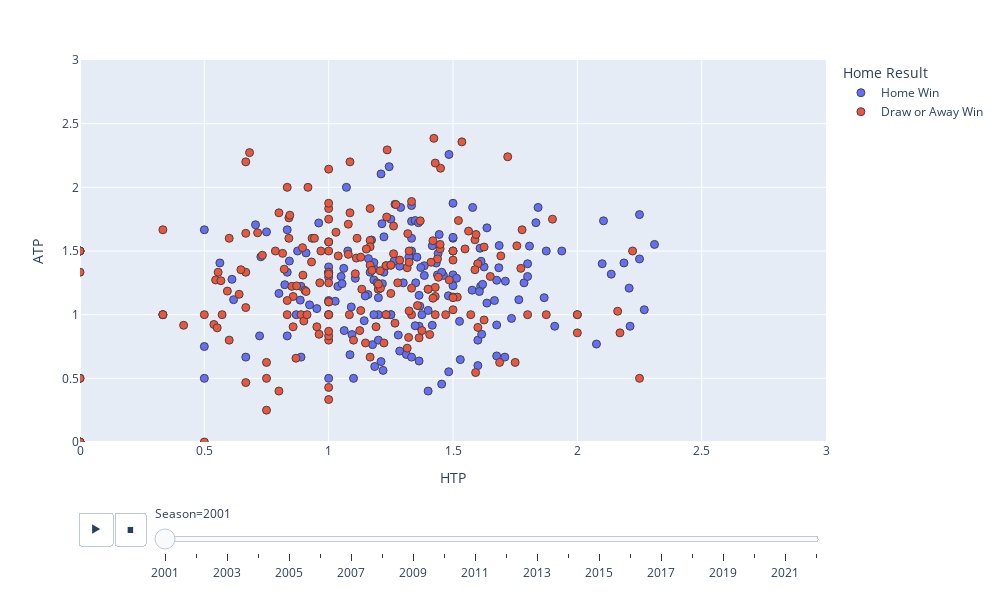

Notebook source saved alongside this figure:
### Code cell
make_scatter(df = stats_df, x='HTP',y='ATP', animation_frame='Season',hover_name='HomeTeam', color='Home Result')

### Figure 1 — Plotly figure (JSON) as saved in the notebook; plotly's stock layout.template omitted (floating-point values rounded to 4 significant figures; data arrays with more than 128 entries replaced by an {"elided": "..."} marker saying what was removed)
{"data": [{"hovertemplate": "<b>%{hovertext}</b><br><br>Home Result=Home Win<br>Season=2001<br>HTP=%{x}<br>ATP=%{y}<extra></extra>", "hovertext": {"elided": "184 str values"}, "legendgroup": "Home Win", "marker": {"color": "#636efa", "line": {"width": 1}, "size": 8, "symbol": "circle"}, "mode": "markers", "name": "Home Win", "orientation": "v", "showlegend": true, "type": "scatter", "x": {"elided": "184 float values"}, "xaxis": "x", "y": {"elided": "184 float values"}, "yaxis": "y"}, {"hovertemplate": "<b>%{hovertext}</b><br><br>Home Result=Draw or Away Win<br>Season=2001<br>HTP=%{x}<br>ATP=%{y}<extra></extra>", "hovertext": {"elided": "196 str values"}, "legendgroup": "Draw or Away Win", "marker": {"color": "#EF553B", "line": {"width": 1}, "size": 8, "symbol": "circle"}, "mode": "markers", "name": "Draw or Away Win", "orientation": "v", "showlegend": true, "type": "scatter", "x": {"elided": "196 float values"}, "xaxis": "x", "y": {"elided": "196 float values"}, "yaxis": "y"}], "layout": {"height": 600, "legend": {"title": {"text": "Home Result"}, "tracegroupgap": 0}, "margin": {"t": 60}, "sliders": [{"active": 0, "currentvalue": {"prefix": "Season="}, "len": 0.9, "pad": {"b": 10, "t": 60}, "steps": [{"args": [["2001"], {"frame": {"duration": 0, "redraw": false}, "fromcurrent": true, "mode": "immediate", "transition": {"duration": 0, "easing": "linear"}}], "label": "2001", "method": "animate"}, {"args": [["2002"], {"frame": {"duration": 0, "redraw": false}, "fromcurrent": true, "mode": "immediate", "transition": {"duration": 0, "easing": "linear"}}], "label": "2002", "method": "animate"}, {"args": [["2003"], {"frame": {"duration": 0, "redraw": false}, "fromcurrent": true, "mode": "immediate", "transition": {"duration": 0, "easing": "linear"}}], "label": "2003", "method": "animate"}, {"args": [["2004"], {"frame": {"duration": 0, "redraw": false}, "fromcurrent": true, "mode": "immediate", "transition": {"duration": 0, "easing": "linear"}}], "label": "2004", "method": "animate"}, {"args": [["2005"], {"frame": {"duration": 0, "redraw": false}, "fromcurrent": true, "mode": "immediate", "transition": {"duration": 0, "easing": "linear"}}], "label": "2005", "method": "animate"}, {"args": [["2006"], {"frame": {"duration": 0, "redraw": false}, "fromcurrent": true, "mode": "immediate", "transition": {"duration": 0, "easing": "linear"}}], "label": "2006", "method": "animate"}, {"args": [["2007"], {"frame": {"duration": 0, "redraw": false}, "fromcurrent": true, "mode": "immediate", "transition": {"duration": 0, "easing": "linear"}}], "label": "2007", "method": "animate"}, {"args": [["2008"], {"frame": {"duration": 0, "redraw": false}, "fromcurrent": true, "mode": "immediate", "transition": {"duration": 0, "easing": "linear"}}], "label": "2008", "method": "animate"}, {"args": [["2009"], {"frame": {"duration": 0, "redraw": false}, "fromcurrent": true, "mode": "immediate", "transition": {"duration": 0, "easing": "linear"}}], "label": "2009", "method": "animate"}, {"args": [["2010"], {"frame": {"duration": 0, "redraw": false}, "fromcurrent": true, "mode": "immediate", "transition": {"duration": 0, "easing": "linear"}}], "label": "2010", "method": "animate"}, {"args": [["2011"], {"frame": {"duration": 0, "redraw": false}, "fromcurrent": true, "mode": "immediate", "transition": {"duration": 0, "easing": "linear"}}], "label": "2011", "method": "animate"}, {"args": [["2012"], {"frame": {"duration": 0, "redraw": false}, "fromcurrent": true, "mode": "immediate", "transition": {"duration": 0, "easing": "linear"}}], "label": "2012", "method": "animate"}, {"args": [["2013"], {"frame": {"duration": 0, "redraw": false}, "fromcurrent": true, "mode": "immediate", "transition": {"duration": 0, "easing": "linear"}}], "label": "2013", "method": "animate"}, {"args": [["2014"], {"frame": {"duration": 0, "redraw": false}, "fromcurrent": true, "mode": "immediate", "transition": {"duration": 0, "easing": "linear"}}], "label": "2014", "method": "animate"}, {"args": [["2015"], {"frame": {"duration": 0, "redraw": false}, "fromcurrent": true, "mode": "immediate", "transition": {"duration": 0, "easing": "linear"}}], "label": "2015", "method": "animate"}, {"args": [["2016"], {"frame": {"duration": 0, "redraw": false}, "fromcurrent": true, "mode": "immediate", "transition": {"duration": 0, "easing": "linear"}}], "label": "2016", "method": "animate"}, {"args": [["2017"], {"frame": {"duration": 0, "redraw": false}, "fromcurrent": true, "mode": "immediate", "transition": {"duration": 0, "easing": "linear"}}], "label": "2017", "method": "animate"}, {"args": [["2018"], {"frame": {"duration": 0, "redraw": false}, "fromcurrent": true, "mode": "immediate", "transition": {"duration": 0, "easing": "linear"}}], "label": "2018", "method": "animate"}, {"args": [["2019"], {"frame": {"duration": 0, "redraw": false}, "fromcurrent": true, "mode": "immediate", "transition": {"duration": 0, "easing": "linear"}}], "label": "2019", "method": "animate"}, {"args": [["2020"], {"frame": {"duration": 0, "redraw": false}, "fromcurrent": true, "mode": "immediate", "transition": {"duration": 0, "easing": "linear"}}], "label": "2020", "method": "animate"}, {"args": [["2021"], {"frame": {"duration": 0, "redraw": false}, "fromcurrent": true, "mode": "immediate", "transition": {"duration": 0, "easing": "linear"}}], "label": "2021", "method": "animate"}, {"args": [["2022"], {"frame": {"duration": 0, "redraw": false}, "fromcurrent": true, "mode": "immediate", "transition": {"duration": 0, "easing": "linear"}}], "label": "2022", "method": "animate"}], "x": 0.1, "xanchor": "left", "y": 0, "yanchor": "top"}], "updatemenus": [{"buttons": [{"args": [null, {"frame": {"duration": 500, "redraw": false}, "fromcurrent": true, "mode": "immediate", "transition": {"duration": 500, "easing": "linear"}}], "label": "&#9654;", "method": "animate"}, {"args": [[null], {"frame": {"duration": 0, "redraw": false}, "fromcurrent": true, "mode": "immediate", "transition": {"duration": 0, "easing": "linear"}}], "label": "&#9724;", "method": "animate"}], "direction": "left", "pad": {"r": 10, "t": 70}, "showactive": false, "type": "buttons", "x": 0.1, "xanchor": "right", "y": 0, "yanchor": "top"}], "width": 1000, "xaxis": {"anchor": "y", "domain": [0, 1], "range": [0, 3], "title": {"text": "HTP"}}, "yaxis": {"anchor": "x", "domain": [0, 1], "range": [0, 3], "title": {"text": "ATP"}}}}
